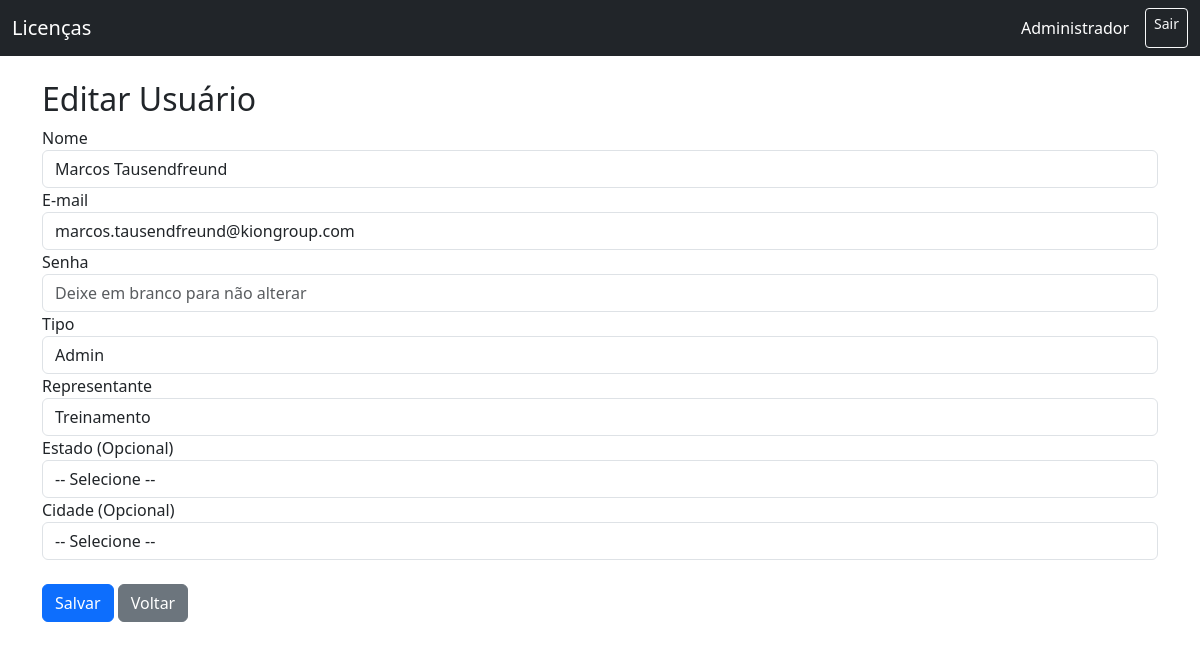
The app's page /admin/users/edit/75 (signed in) with its own data.
### tables this page shows
CREATE TABLE usuarios (
        id INTEGER PRIMARY KEY AUTOINCREMENT,
        nome TEXT NOT NULL,
        email TEXT UNIQUE NOT NULL,
        senha TEXT NOT NULL,
        tipo TEXT NOT NULL DEFAULT 'user',
        representante TEXT,
        estado TEXT,
        cidade TEXT
    );

### app.py (the view, shortened to what this page needs)
@app.route("/admin/users/edit/<int:user_id>", methods=["GET", "POST"])
def admin_users_edit(user_id):
    if session.get("user_tipo") != "admin":
        return redirect(url_for("login"))
    con = get_db()
    cur = con.cursor()
    cur.execute("SELECT * FROM usuarios WHERE id=?", (user_id,))
    usuario = cur.fetchone()
    if not usuario:
        flash("❌ Usuário não encontrado.", "danger")
        return redirect(url_for("admin_users"))
    representantes = [r[0] for r in cur.execute("SELECT DISTINCT representante FROM licencas WHERE representante IS NOT NULL").fetchall()]
    estados = [r[0] for r in cur.execute("SELECT DISTINCT estado FROM licencas WHERE estado IS NOT NULL").fetchall()]
    cidades = [r[0] for r in cur.execute("SELECT DISTINCT cidade FROM licencas WHERE cidade IS NOT NULL").fetchall()]
    return render_template("admin_users_form.html",
                           usuario=usuario,
                           representantes=representantes,
                           estados=estados,
                           cidades=cidades)

### app.py (called while the page is built)
def get_db():
    con = sqlite3.connect(DB_NAME)
    con.row_factory = sqlite3.Row
    return con

### templates/admin_users_form.html (shortened to what this page needs)
{% extends "base.html" %}
{% block content %}
<div class="container mt-4">
    <h2>{% if usuario %}Editar Usuário{% else %}Novo Usuário{% endif %}</h2>
    <form method="POST">
        <div class="form-group">
            <label for="nome">Nome</label>
            <input type="text" class="form-control" id="nome" name="nome"
                   value="{{ usuario['nome'] if usuario else '' }}" required>
        </div>
        <div class="form-group">
            <label for="email">E-mail</label>
            <input type="email" class="form-control" id="email" name="email"
                   value="{{ usuario['email'] if usuario else '' }}" required>
        </div>
        <div class="form-group">
            <label for="senha">Senha</label>
            <input type="password" class="form-control" id="senha" name="senha"
                   placeholder="Deixe em branco para não alterar">
        </div>
        <div class="form-group">
            <label for="tipo">Tipo</label>
            <select class="form-control" id="tipo" name="tipo" required>
                <option value="admin" {% if usuario and usuario['tipo']=='admin' %}selected{% endif %}>Admin</option>
            </select>
        </div>
        <div class="form-group">
            <label for="representante">Representante</label>
            <select class="form-control" id="representante" name="representante"
                {% if session.get('user_tipo') != "admin" %} required {% endif %}>
                {% for rep in representantes %}
                    <option value="{{ rep }}" {% if usuario and usuario['representante']==rep %}selected{% endif %}>{{ rep }}</option>
                {% endfor %}
            </select>
        </div>
        <div class="form-group">
            <label for="estado">Estado (Opcional)</label>
            <select class="form-control" id="estado" name="estado">
                <option value="">-- Selecione --</option>
            </select>
        </div>
        <div class="form-group">
            <label for="cidade">Cidade (Opcional)</label>
            <select class="form-control" id="cidade" name="cidade">
                <option value="">-- Selecione --</option>
            </select>
        </div>
        <br>
        <button type="submit" class="btn btn-primary">Salvar</button>
        <a href="{{ url_for('admin_users') }}" class="btn btn-secondary">Voltar</a>
    </form>
</div>
{% endblock %}

### records on screen
usuarios: nome "Marcos Tausendfreund", email "marcos.tausendfreund@kiongroup.com", tipo "Admin", representante "Treinamento"

### other values on screen
{{ session.get('user_nome') }} "Administrador"
